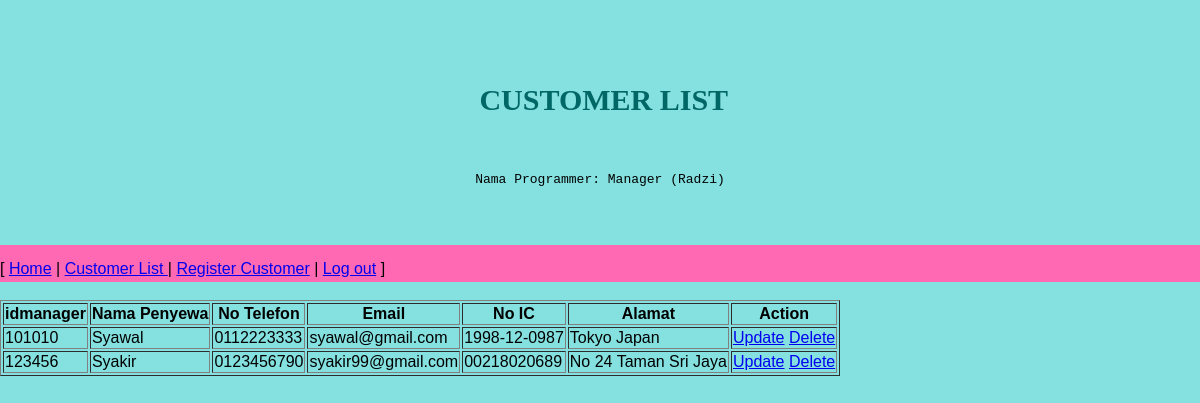
/manager/index.php, run on the app's committed database.
### tables this page shows
CREATE TABLE `customerlist` (
  `idmanager` int(20) NOT NULL,
  `NamaPenyewa` varchar(50) NOT NULL,
  `NoTelefon` text NOT NULL,
  `Email` varchar(50) NOT NULL,
  `NoIC` varchar(50) NOT NULL,
  `Alamat` varchar(100) NOT NULL
);

### manager/index.php (the view, shortened to what this page needs)
<?php
require '../connection.php';
$sql = "SELECT * FROM customerlist";
$result = mysqli_query($conn, $sql);
?>
<!DOCTYPE html>
<html lang="en">
<head>
    <link rel="stylesheet" href="../style.css">
</head>
<body>
    <pre>
    <center>
        <h2> Customer List</h2>
        <br> Nama Programmer: <a>Manager (Radzi)</a>
    </center>
    </pre>
    <nav style="background-color: hotpink">
        [
        <a class="active" href="../index.php">Home</a>
        |
        <a href="index.php">Customer List </a>
        |
        <a href="register.php">Register Customer</a>
        |
        <a href="../index.php">Log out</a>
        ]
    </nav>
    <br>
    <table border="1">
        <tr>
            <th>idmanager</th>
            <th>Nama Penyewa</th>
            <th>No Telefon</th>
            <th>Email</th>
            <th>No IC</th>
            <th>Alamat</th>
            <th>Action</th>
        </tr>
        <?php
        if (mysqli_num_rows($result) > 0) {
            while ($row = mysqli_fetch_assoc($result)) {
        ?>
                <tr>
                    <td><?php echo $row["idmanager"]; ?></td>
                    <td><?php echo $row["NamaPenyewa"]; ?></td>
                    <td><?php echo $row["NoTelefon"]; ?></td>
                    <td><?php echo $row["Email"]; ?></td>
                    <td><?php echo $row["NoIC"]; ?></td>
                    <td><?php echo $row["Alamat"]; ?></td>
                    <td colspan="2">
                        <a href="update.php?idmanager=<?php echo $row["idmanager"]; ?>">Update</a>
                        <a href="delete.php?idmanager=<?php echo $row["idmanager"]; ?>" onclick="return confirm('Are you sure to delete?')">Delete</a>
                    </td>
                </tr>
        <?php
            }
        } else {
            echo "0 results";
        }
        ?>
    </table>
</body>
</html>

### style.css (style rules this page uses)
body { background-color: #85e0e0; font-family: Arial, Helvetica, sans-serif; margin: 0; }
h2 { text-align: center; text-transform: uppercase; font-size: 30px; font-family: "Times New Roman", Times, serif; color: #006666; }

### data on the page
customerlist: idmanager "101010", NamaPenyewa "Syawal", NoTelefon "0112223333", Email "syawal@gmail.com", NoIC "1998-12-0987", Alamat "Tokyo Japan"
customerlist: idmanager "123456", NamaPenyewa "Syakir", NoTelefon "0123456790", Email "syakir99@gmail.com", NoIC "00218020689", Alamat "No 24 Taman Sri Jaya"
